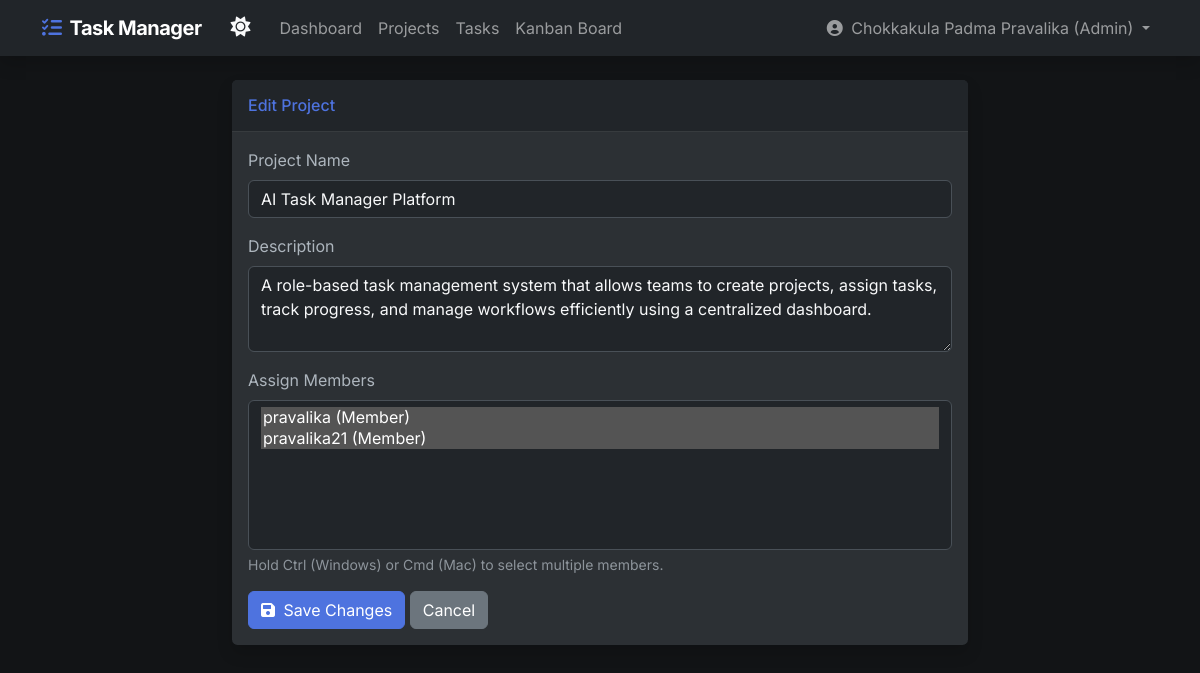
Page /projects/edit/1 (signed in) on the committed database.
### models.py (models this page shows, shortened)
class User(db.Model):
    id = db.Column(db.Integer, primary_key=True)
    username = db.Column(db.String(50), unique=True, nullable=False)
    email = db.Column(db.String(120), unique=True, nullable=False)
    password = db.Column(db.String(255), nullable=False)
    role = db.Column(db.String(20), nullable=False, default='Member') # Admin or Member
    tasks = db.relationship('Task', backref='assignee', lazy=True)
    projects = db.relationship('Project', secondary=project_members, back_populates='members')

class Project(db.Model):
    id = db.Column(db.Integer, primary_key=True)
    name = db.Column(db.String(100), nullable=False)
    description = db.Column(db.Text, nullable=True)
    created_at = db.Column(db.DateTime, default=datetime.utcnow)
    admin_id = db.Column(db.Integer, db.ForeignKey('user.id'), nullable=False)
    tasks = db.relationship('Task', backref='project', lazy=True, cascade='all, delete-orphan')
    members = db.relationship('User', secondary=project_members, back_populates='projects')

### routes/projects.py (the view, shortened to what this page needs)
@projects_bp.route('/projects/edit/<int:project_id>', methods=['GET', 'POST'])
def edit_project(project_id):
    if not g.user or g.user.role != 'Admin':
        flash('Access denied.', 'danger')
        return redirect(url_for('projects.list_projects'))
    project = Project.query.get_or_404(project_id)
    users = User.query.filter(User.id != g.user.id).all()
    return render_template('project_form.html', project=project, users=users)

### templates/project_form.html
{% extends 'base.html' %}
{% block content %}
<div class="row justify-content-center">
    <div class="col-lg-8">
        <div class="card shadow mb-4">
            <div class="card-header py-3 bg-white">
                <h6 class="m-0 font-weight-bold text-primary">{{ 'Edit Project' if project else 'Create New Project' }}</h6>
            </div>
            <div class="card-body">
                <form method="POST" action="{{ url_for('projects.edit_project', project_id=project.id) if project else url_for('projects.create_project') }}">
                    <div class="mb-3">
                        <label for="name" class="form-label">Project Name</label>
                        <input type="text" class="form-control" id="name" name="name" value="{{ project.name if project else '' }}" required>
                    </div>
                    <div class="mb-3">
                        <label for="description" class="form-label">Description</label>
                        <textarea class="form-control" id="description" name="description" rows="3">{{ project.description if project else '' }}</textarea>
                    </div>
                    <div class="mb-3">
                        <label for="members" class="form-label">Assign Members</label>
                        <select multiple class="form-select" id="members" name="members" style="height: 150px;">
                            {% for user in users %}
                            <option value="{{ user.id }}" {% if project and user in project.members %}selected{% endif %}>{{ user.username }} ({{ user.role }})</option>
                            {% endfor %}
                        </select>
                        <div class="form-text">Hold Ctrl (Windows) or Cmd (Mac) to select multiple members.</div>
                    </div>
                    <button type="submit" class="btn btn-primary"><i class="fas fa-save me-1"></i> {{ 'Save Changes' if project else 'Create Project' }}</button>
                    <a href="{{ url_for('projects.list_projects') }}" class="btn btn-secondary">Cancel</a>
                </form>
            </div>
        </div>
    </div>
</div>
{% endblock %}

### templates/base.html (shortened to what this page needs)
<!DOCTYPE html>
<html lang="en" data-bs-theme="dark">
<head>
    <link href="https://cdn.jsdelivr.net/npm/bootstrap@5.3.0/dist/css/bootstrap.min.css" rel="stylesheet">
    <link href="https://cdnjs.cloudflare.com/ajax/libs/font-awesome/6.0.0/css/all.min.css" rel="stylesheet">
    <link href="{{ url_for('static', filename='css/style.css') }}" rel="stylesheet">
</head>
<body>
    <nav class="navbar navbar-expand-lg navbar-dark bg-dark mb-4 shadow">
        <div class="container">
            <a class="navbar-brand" href="{{ url_for('dashboard.dashboard') }}"><i class="fas fa-tasks text-primary me-2"></i>Task Manager</a>
            <div class="d-flex align-items-center">
                <button class="btn btn-link text-light text-decoration-none me-2" id="theme-toggle" title="Toggle Theme">
                    <i class="fas fa-moon fs-5" id="theme-icon"></i>
                </button>
            </div>
            <div class="collapse navbar-collapse" id="navbarNav">
                {% if g.user %}
                <ul class="navbar-nav me-auto">
                    <li class="nav-item">
                        <a class="nav-link" href="{{ url_for('dashboard.dashboard') }}">Dashboard</a>
                    </li>
                    <li class="nav-item">
                        <a class="nav-link" href="{{ url_for('projects.list_projects') }}">Projects</a>
                    </li>
                    <li class="nav-item">
                        <a class="nav-link" href="{{ url_for('tasks.list_tasks') }}">Tasks</a>
                    </li>
                    <li class="nav-item">
                        <a class="nav-link" href="{{ url_for('tasks.kanban') }}">Kanban Board</a>
                    </li>
                </ul>
                <ul class="navbar-nav">
                    <li class="nav-item dropdown">
                        <a class="nav-link dropdown-toggle" href="#" id="navbarDropdown" role="button" data-bs-toggle="dropdown">
                            <i class="fas fa-user-circle me-1"></i> {{ g.user.username }} ({{ g.user.role }})
                        </a>
                    </li>
                </ul>
                {% else %}
                <ul class="navbar-nav ms-auto">
                    <li class="nav-item"><a class="nav-link" href="{{ url_for('auth.login') }}">Login</a></li>
                    <li class="nav-item"><a class="nav-link" href="{{ url_for('auth.signup') }}">Sign Up</a></li>
                </ul>
                {% endif %}
            </div>
        </div>
    </nav>
    <div class="container pb-5">
        {% block content %}{% endblock %}
    </div>
</body>
</html>

### static/css/style.css (style rules this page uses)
body { background-color: #f8f9fc; font-family: 'Inter', sans-serif; }
.card { border: none; box-shadow: 0 0.15rem 1.75rem 0 rgba(58, 59, 69, 0.15); border-radius: 0.35rem; }
.text-primary { color: #4e73df !important; }
.navbar-brand { font-weight: 700; letter-spacing: -0.5px; }
.btn-primary { background-color: #4e73df; border-color: #4e73df; }
[data-bs-theme="dark"] body { background-color: #121416; }
[data-bs-theme="dark"] .bg-white { background-color: #212529 !important; }
[data-bs-theme="dark"] .card { background-color: #2c3034; border-color: #373b3e; }
[data-bs-theme="dark"] .card-header { background-color: #212529; border-bottom-color: #373b3e; }
[data-bs-theme="dark"] .form-control, [data-bs-theme="dark"] .form-select { background-color: #212529; color: #f8f9fa; border-color: #495057; }

### rows in the picture
User: user.username "Chokkakula Padma Pravalika", user.role "Admin"
Project: name "AI Task Manager Platform", description "A role-based task management system that allows teams to create projects, assign tasks, track progress, and manage workflows efficiently using a centralized dashboard."

### other values in the picture
{{ 'Edit Project' if project else 'Create New Project' }} "Edit Project"
{{ 'Save Changes' if project else 'Create Project' }} "Save Changes"
form field members "pravalika (Member) ☑ / pravalika21 (Member) ☑"
